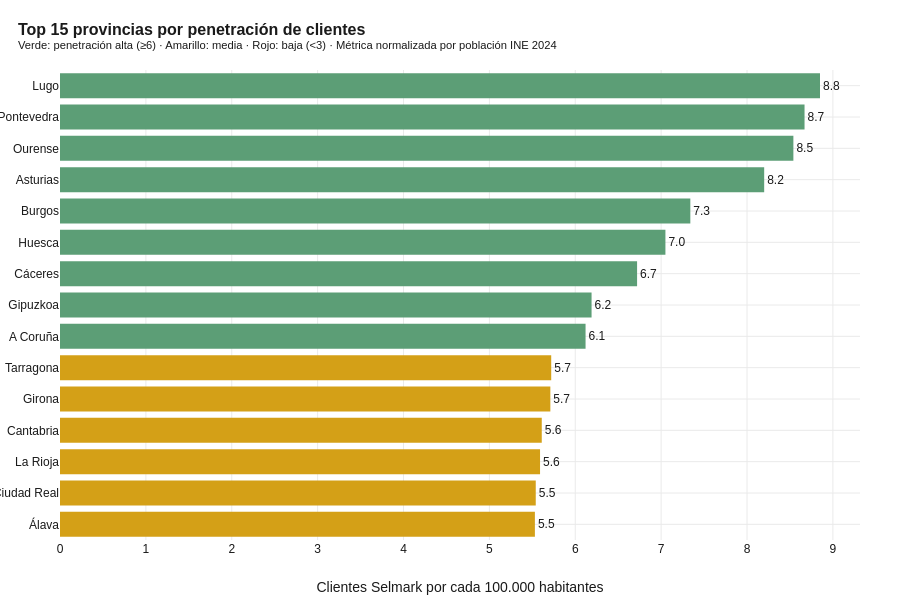

Notebook code for this chart:
### Code cell
# Visualización: barras horizontales con penetración (clientes/100K hab)
top_pen_plot = top_penetracion.sort_values("clientes_por_100k_hab", ascending=True)

fig = go.Figure()
# Coloreo según penetración: alta = verde, media = amarillo, baja = rojo
colores_pen = []
for v in top_pen_plot["clientes_por_100k_hab"]:
    if v >= 6.0:    colores_pen.append(COLOR_POSITIVO)
    elif v >= 3.0:  colores_pen.append(COLOR_DESTACAR)
    else:           colores_pen.append(COLOR_NEGATIVO)

fig.add_trace(go.Bar(
    x=top_pen_plot["clientes_por_100k_hab"], y=top_pen_plot["provincia"],
    orientation="h", marker_color=colores_pen,
    text=[f"{v:.1f}" for v in top_pen_plot["clientes_por_100k_hab"]],
    textposition="outside",
    customdata=top_pen_plot[["n_clientes", "poblacion"]].values,
    hovertemplate="<b>%{y}</b><br>%{x:.2f} clientes / 100K hab<br>"
                    "Clientes: %{customdata[0]}<br>Población: %{customdata[1]:,.0f}<extra></extra>",
))
fig.update_layout(
    title=dict(text="<b>Top 15 provincias por penetración de clientes</b><br><sup>"
                     "Verde: penetración alta (≥6) · Amarillo: media · Rojo: baja (<3) · Métrica normalizada por población INE 2024</sup>"),
    xaxis_title="Clientes Selmark por cada 100.000 habitantes",
    height=600,
)
guardar_y_mostrar(fig, "11_penetracion_per_capita", h=600)

### Figure 1 — Plotly figure (JSON) as saved in the notebook; plotly's stock layout.template omitted (floating-point values rounded to 4 significant figures)
{"data": [{"customdata": [[19, 343385], [27, 487670], [18, 322282], [33, 588410], [46, 805071], [48, 838516], [69, 1127485], [45, 727184], [26, 387058], [16, 226812], [26, 354322], [83, 1011792], [26, 304360], [83, 957750], [29, 327715]], "hovertemplate": "<b>%{y}</b><br>%{x:.2f} clientes / 100K hab<br>Clientes: %{customdata[0]}<br>Población: %{customdata[1]:,.0f}<extra></extra>", "marker": {"color": ["#D4A017", "#D4A017", "#D4A017", "#D4A017", "#D4A017", "#D4A017", "#5C9E76", "#5C9E76", "#5C9E76", "#5C9E76", "#5C9E76", "#5C9E76", "#5C9E76", "#5C9E76", "#5C9E76"]}, "orientation": "h", "text": ["5.5", "5.5", "5.6", "5.6", "5.7", "5.7", "6.1", "6.2", "6.7", "7.0", "7.3", "8.2", "8.5", "8.7", "8.8"], "textposition": "outside", "type": "bar", "x": [5.53, 5.54, 5.59, 5.61, 5.71, 5.72, 6.12, 6.19, 6.72, 7.05, 7.34, 8.2, 8.54, 8.67, 8.85], "y": ["Álava", "Ciudad Real", "La Rioja", "Cantabria", "Girona", "Tarragona", "A Coruña", "Gipuzkoa", "Cáceres", "Huesca", "Burgos", "Asturias", "Ourense", "Pontevedra", "Lugo"]}], "layout": {"height": 600, "title": {"text": "<b>Top 15 provincias por penetración de clientes</b><br><sup>Verde: penetración alta (≥6) · Amarillo: media · Rojo: baja (<3) · Métrica normalizada por población INE 2024</sup>"}, "xaxis": {"title": {"text": "Clientes Selmark por cada 100.000 habitantes"}}}}
